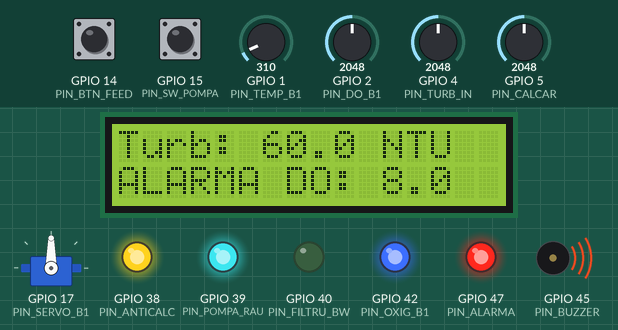
This sketch was run on a simulated ESP32-S3. Shown: servo, 16×2 character LCD, output pins drawn as LEDs (lit = HIGH), buzzer (waves = sounding). Inputs (shaded band) come from the test bench; at power-on: GPIO 2 (PIN_DO_B1) = 2048, GPIO 4 (PIN_TURB_IN) = 2048, GPIO 5 (PIN_CALCAR) = 2048, GPIO 1 (PIN_TEMP_B1) = 310, GPIO 14 (PIN_BTN_FEED) HIGH, GPIO 15 (PIN_SW_POMPA) HIGH. WiFi joins after 1.5 s; servers stay silent unless stated; no MQTT or app messages arrive unless stated; servo pulses on a pin are drawn as a servo (544–2400 µs = 0–180°); what the sketch prints to the serial monitor is not drawn.

Above: at 2.7 s.
2.8 s: GPIO 2 (PIN_DO_B1) set to 2267
At 3.8 s:
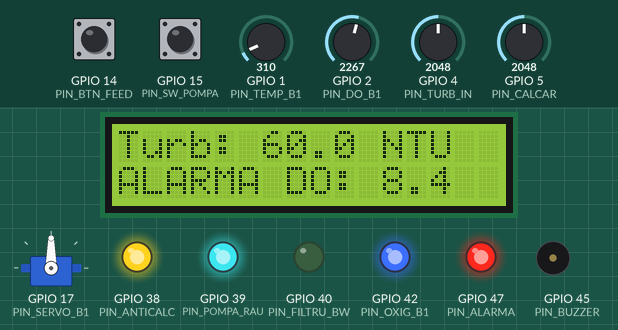
5.8 s: GPIO 2 (PIN_DO_B1) set to 2351
At 6.2 s:
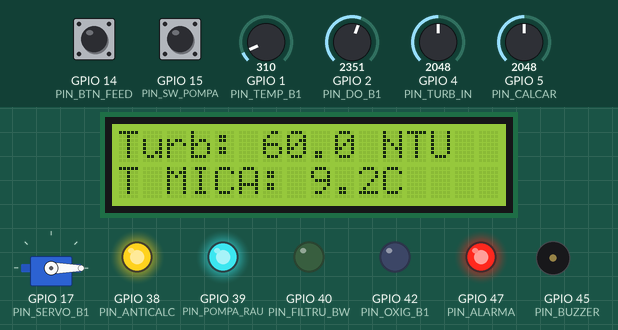
8.7 s: GPIO 4 (PIN_TURB_IN) set to 2170
At 9.8 s:
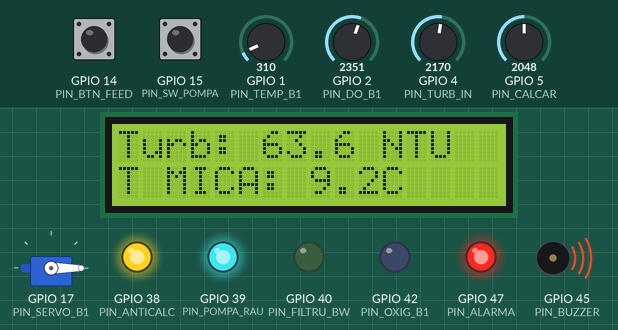
11.7 s: GPIO 4 (PIN_TURB_IN) set to 2280
At 11.88 s:
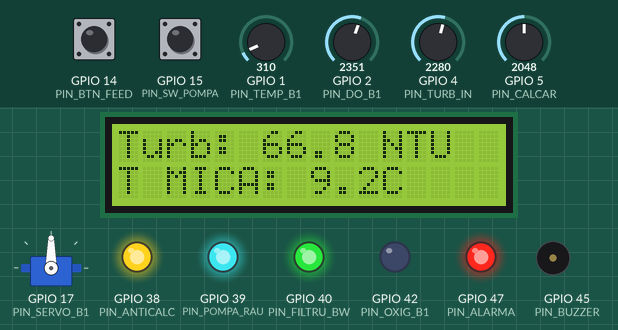
13.9 s: GPIO 5 (PIN_CALCAR) set to 1456
16.7 s: GPIO 5 (PIN_CALCAR) set to 1343
At 17.0 s:
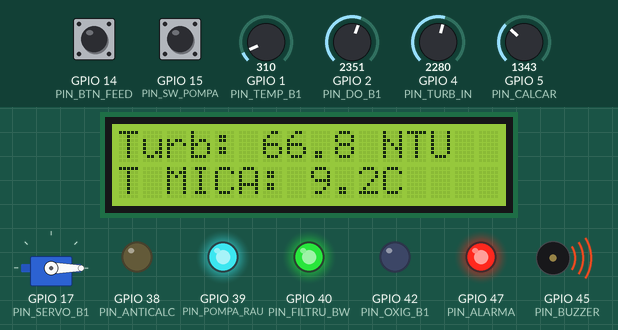
Timing chart, 0 to 23.5 s (numbered marks = the images above; inputs shaded):
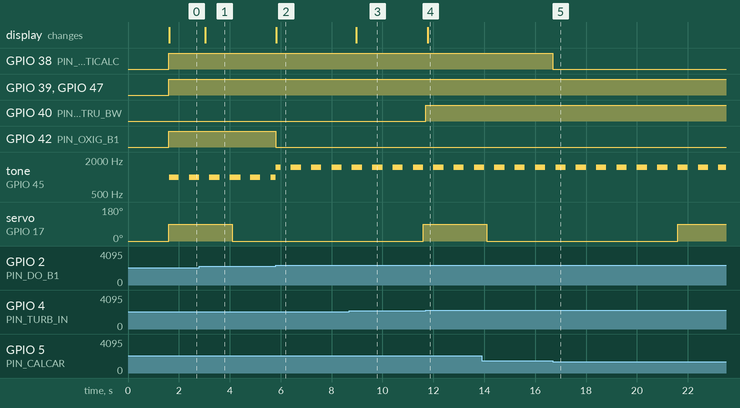

The sketch:

firmware.ino
```cpp
#include <WiFi.h>
#include <PubSubClient.h>
#include <ArduinoJson.h>
#include <Wire.h>
#include <LiquidCrystal_I2C.h>

const char* WIFI_SSID    = "Wokwi-GUEST";
const char* WIFI_PASS    = "";
const char* MQTT_BROKER  = "host.wokwi.internal";
const uint16_t MQTT_PORT = 1883;
const char* NODE_ID      = "esp32s3_ferma_piscicola";

WiFiClient espClient;
PubSubClient mqttClient(espClient);
LiquidCrystal_I2C lcd(0x27, 16, 2);

const uint8_t PIN_TEMP_B1    = 1;
const uint8_t PIN_DO_B1      = 2;
const uint8_t PIN_TURB_IN    = 4;
const uint8_t PIN_CALCAR     = 5;
const uint8_t PIN_I2C_SDA    = 8;
const uint8_t PIN_I2C_SCL    = 9;
const uint8_t PIN_BTN_FEED   = 14;
const uint8_t PIN_SW_POMPA   = 15;

const uint8_t PIN_SERVO_B1   = 17;
const uint8_t PIN_POMPA_RAU  = 39;
const uint8_t PIN_FILTRU_BW  = 40;
const uint8_t PIN_OXIG_B1    = 42;
const uint8_t PIN_ANTICALC   = 38;
const uint8_t PIN_BUZZER     = 45;
const uint8_t PIN_ALARMA     = 47;

struct ProfilBazin {
  String categorie;
  float tempMin;
  float tempMax;
  float doMin;
  float phMin;
  float phMax;
  uint8_t debitPompaPct;
};

ProfilBazin bazineCfg[3] = {
  { "puiet",    14.0f, 16.0f, 8.5f, 6.8f, 7.8f, 55 },
  { "adulti",   12.0f, 15.0f, 7.5f, 6.5f, 8.0f, 85 },
  { "gestante", 10.0f, 13.0f, 9.0f, 7.0f, 7.6f, 65 }
};

unsigned long lastTelemetryMs = 0;
unsigned long lastFeedMs = 0;
unsigned long lastLcdMs = 0;
unsigned long lastMqttRetryMs = 0;
bool feederOpen = false;

void setServoAngle(uint8_t angle) {
  uint32_t us = map(angle, 0, 180, 544, 2400);
  uint32_t duty = (us * 16383UL) / 20000UL;
  ledcWrite(PIN_SERVO_B1, duty);
}

void declanseazaHranire(unsigned long now, const char* sursa) {
  lastFeedMs = now;
  if (!feederOpen) {
    feederOpen = true;
    setServoAngle(90);
    Serial.print("[HRANITOR] Deschis 90 deg -> ");
    Serial.println(sursa);
  }
}

void mqttCallback(char* topic, byte* payload, unsigned int length) {
  String t(topic);
  JsonDocument doc;
  if (deserializeJson(doc, payload, length)) return;

  for (int i = 0; i < 3; i++) {
    if (t == "ferma/bazin/" + String(i + 1) + "/config") {
      if (doc["categorie"].is<const char*>()) bazineCfg[i].categorie = doc["categorie"].as<String>();
      if (doc["temp_min"].is<float>()) bazineCfg[i].tempMin = doc["temp_min"];
      if (doc["temp_max"].is<float>()) bazineCfg[i].tempMax = doc["temp_max"];
      if (doc["do_min"].is<float>())   bazineCfg[i].doMin   = doc["do_min"];
      if (doc["debit_pompa_pct"].is<uint8_t>()) bazineCfg[i].debitPompaPct = doc["debit_pompa_pct"];
    } else if (t == "ferma/bazin/" + String(i + 1) + "/comenzi") {
      if (doc["hranire_manuala"] == true && i == 0) {
        declanseazaHranire(millis(), "MQTT");
      }
    }
  }
}

void tryConnectMQTT(unsigned long now) {
  if (mqttClient.connected()) return;
  if (now - lastMqttRetryMs < 3000UL) return;
  lastMqttRetryMs = now;
  Serial.print("[MQTT] Conectare la ");
  Serial.print(MQTT_BROKER);
  Serial.print("... ");
  if (mqttClient.connect(NODE_ID)) {
    Serial.println("CONECTAT!");
    mqttClient.subscribe("ferma/bazin/+/config");
    mqttClient.subscribe("ferma/bazin/+/comenzi");
  } else {
    Serial.print("ESEC rc=");
    Serial.println(mqttClient.state());
  }
}

void setup() {
  Serial.begin(115200);

  pinMode(PIN_BTN_FEED, INPUT_PULLUP);
  pinMode(PIN_SW_POMPA, INPUT);

  pinMode(PIN_OXIG_B1, OUTPUT);
  pinMode(PIN_ANTICALC, OUTPUT);
  pinMode(PIN_FILTRU_BW, OUTPUT);
  pinMode(PIN_POMPA_RAU, OUTPUT);
  pinMode(PIN_ALARMA, OUTPUT);
  pinMode(PIN_BUZZER, OUTPUT);

  ledcAttach(PIN_SERVO_B1, 50, 14);
  setServoAngle(0);

  Wire.begin(PIN_I2C_SDA, PIN_I2C_SCL);
  lcd.init();
  lcd.backlight();
  lcd.setCursor(0, 0);
  lcd.print("Ferma Piscicola");
  lcd.setCursor(0, 1);
  lcd.print("Conectare WiFi..");

  WiFi.begin(WIFI_SSID, WIFI_PASS);
  unsigned long wifiStart = millis();
  while (WiFi.status() != WL_CONNECTED && millis() - wifiStart < 8000UL) {
    delay(250);
  }
  Serial.print("[WIFI] Status=");
  Serial.print(WiFi.status());
  Serial.print(" IP=");
  Serial.println(WiFi.localIP());

  mqttClient.setServer(MQTT_BROKER, MQTT_PORT);
  mqttClient.setBufferSize(1024);
  mqttClient.setCallback(mqttCallback);

  declanseazaHranire(millis(), "PORNIRE");
}

void loop() {
  unsigned long now = millis();

  float tempB1   = 8.0f + (analogRead(PIN_TEMP_B1) / 4095.0f) * 16.0f;
  float doB1     = 4.0f + (analogRead(PIN_DO_B1)   / 4095.0f) * 8.0f;
  float turbIn   = (analogRead(PIN_TURB_IN)        / 4095.0f) * 120.0f;
  float calcar   = 100.0f + (analogRead(PIN_CALCAR)/ 4095.0f) * 350.0f;
  bool pompaRau  = (digitalRead(PIN_SW_POMPA) == HIGH);
  bool btnManual = (digitalRead(PIN_BTN_FEED) == LOW);

  bool alarmaDO     = (doB1 < bazineCfg[0].doMin);
  bool alarmaTempHi = (tempB1 > bazineCfg[0].tempMax);
  bool alarmaTempLo = (tempB1 < bazineCfg[0].tempMin);
  bool alarmaTemp   = alarmaTempHi || alarmaTempLo;
  bool alarmaTurb   = (turbIn > 65.0f);
  bool antiCalc     = (calcar > 220.0f);
  bool alarmaB1     = alarmaDO || alarmaTemp || alarmaTurb || antiCalc;

  digitalWrite(PIN_OXIG_B1,   alarmaDO   ? HIGH : LOW);
  digitalWrite(PIN_ANTICALC,  antiCalc   ? HIGH : LOW);
  digitalWrite(PIN_FILTRU_BW, alarmaTurb ? HIGH : LOW);
  digitalWrite(PIN_POMPA_RAU, pompaRau   ? HIGH : LOW);
  digitalWrite(PIN_ALARMA,    alarmaB1   ? HIGH : LOW);

  if (alarmaB1 && ((now / 400) % 2 == 0)) {
    uint16_t freq = alarmaDO ? 1000 : (alarmaTemp ? 1500 : (antiCalc ? 1800 : 2100));
    tone(PIN_BUZZER, freq);
  } else {
    noTone(PIN_BUZZER);
  }

  if (btnManual) {
    declanseazaHranire(now, "BUTON_MANUAL");
  } else if (!feederOpen && (now - lastFeedMs >= 10000UL)) {
    declanseazaHranire(now, "AUTOMAT_10S");
  } else if (feederOpen && (now - lastFeedMs >= 2500UL)) {
    feederOpen = false;
    setServoAngle(0);
    Serial.println("[HRANITOR] Inchis 0 deg");
  }

  if (now - lastLcdMs >= 350UL) {
    lastLcdMs = now;
    lcd.setCursor(0, 0);
    lcd.printf("Turb:%5.1f NTU  ", turbIn);
    lcd.setCursor(0, 1);
    if (alarmaDO) {
      lcd.printf("ALARMA DO:%4.1f  ", doB1);
    } else if (alarmaTempHi) {
      lcd.printf("T MARE:%4.1fC    ", tempB1);
    } else if (alarmaTempLo) {
      lcd.printf("T MICA:%4.1fC    ", tempB1);
    } else if (antiCalc) {
      lcd.printf("CALCAR:%4.0f ppm ", calcar);
    } else if (alarmaTurb) {
      lcd.print("ALARMA TURB RAU ");
    } else {
      lcd.printf("T:%4.1fC DO:%4.1f ", tempB1, doB1);
    }
  }

  tryConnectMQTT(now);
  if (mqttClient.connected()) {
    mqttClient.loop();
    if (now - lastTelemetryMs >= 3000UL) {
      lastTelemetryMs = now;
      char buf[384];

      const char* statusMsg = "OK";
      if (alarmaDO) statusMsg = "HIPOXIE_DO_SCAZUT";
      else if (alarmaTempHi) statusMsg = "TEMPERATURA_RIDICATA";
      else if (alarmaTempLo) statusMsg = "TEMPERATURA_SCAZUTA";
      else if (antiCalc) statusMsg = "CALCAR_RIDICAT";
      else if (alarmaTurb) statusMsg = "TURBIDITATE_CRITICA";

      for (int i = 0; i < 3; i++) {
        JsonDocument doc;
        doc["id_bazin"]        = i + 1;
        doc["categorie"]       = bazineCfg[i].categorie;
        doc["temperatura_c"]   = (i == 0) ? tempB1 : (i == 1 ? 13.5 : 11.4);
        doc["oxigen_do_mg_l"]  = (i == 0) ? doB1   : (i == 1 ? 8.2  : 9.4);
        doc["ph"]              = 7.3;
        doc["turbiditate_ntu"] = (i == 0) ? (turbIn * 0.1) : 3.2;
        doc["nivel_apa_cm"]    = pompaRau ? 145.0 : 128.0;
        doc["alarma"]          = (i == 0) ? alarmaB1 : false;
        doc["status_alarma"]   = (i == 0) ? statusMsg : "OK";

        size_t n = serializeJson(doc, buf);
        String topic = "ferma/bazin/" + String(i + 1) + "/telemetrie";
        mqttClient.publish(topic.c_str(), buf, n);

        if (i == 0 && alarmaB1) {
          mqttClient.publish("ferma/alarme/bazin/1", buf, n);
        }
      }

      JsonDocument docF;
      docF["turbiditate_dunare_ntu"] = turbIn;
      docF["turbiditate_iesire_ntu"] = turbIn * 0.08f;
      docF["duritate_calcar_ppm"]    = calcar;
      docF["debit_recirculare_l_m"]  = pompaRau ? 320.0f : 0.0f;
      docF["apa_curata_ok"]          = !alarmaTurb;
      docF["dozare_anticalcar"]      = antiCalc;
      docF["oxigenator_activ"]       = alarmaDO;

      size_t nF = serializeJson(docF, buf);
      mqttClient.publish("ferma/filtrare/telemetrie", buf, nF);
      Serial.printf("[TELEMETRIE] B1: T=%.1fC DO=%.1f | Dunare: Turb=%.0f Calcar=%.0fppm | Status=%s\n", tempB1, doB1, turbIn, calcar, statusMsg);
    }
  }
}
```

Measured:
- the behaviour switches between 2303 and 2304 on GPIO 2 (PIN_DO_B1) (found by bisection; images 1 and 2)
- the behaviour switches between 2218 and 2219 on GPIO 4 (PIN_TURB_IN) (found by bisection; images 3 and 4)
- the behaviour switches between 1405 and 1404 on GPIO 5 (PIN_CALCAR) (found by bisection; images 4 and 5)
- after the input at 2.8 s, the display: changes after 0.23 s (image 1)
- after the input at 5.8 s, GPIO 42 (PIN_OXIG_B1): HIGH → LOW at once; the display: changes at once (image 2)
- after the input at 8.7 s, the display: changes after 0.27 s (image 3)
- after the input at 11.7 s, GPIO 40 (PIN_FILTRU_BW): LOW → HIGH at once; the display: changes after 0.07 s (image 4)
- after the input at 16.7 s, GPIO 38 (PIN_ANTICALC): HIGH → LOW at once
